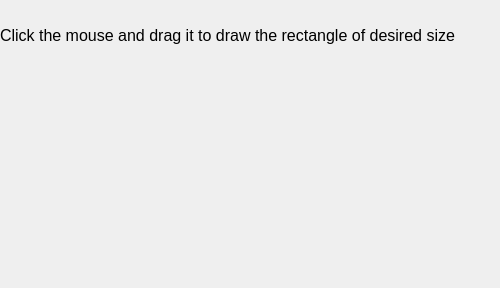
<?xml version="1.0" encoding="UTF-8"?>
<ui version="4.0">
 <class>Dialog</class>
 <widget class="QDialog" name="Dialog">
  <property name="geometry">
   <rect>
    <x>0</x>
    <y>0</y>
    <width>500</width>
    <height>288</height>
   </rect>
  </property>
  <property name="windowTitle">
   <string>Dialog</string>
  </property>
  <widget class="QLabel" name="label">
   <property name="geometry">
    <rect>
     <x>0</x>
     <y>10</y>
     <width>511</width>
     <height>51</height>
    </rect>
   </property>
   <property name="font">
    <font>
     <pointsize>12</pointsize>
    </font>
   </property>
   <property name="text">
    <string>Click the mouse and drag it to draw the rectangle of desired size</string>
   </property>
  </widget>
 </widget>
 <resources/>
 <connections/>
</ui>
